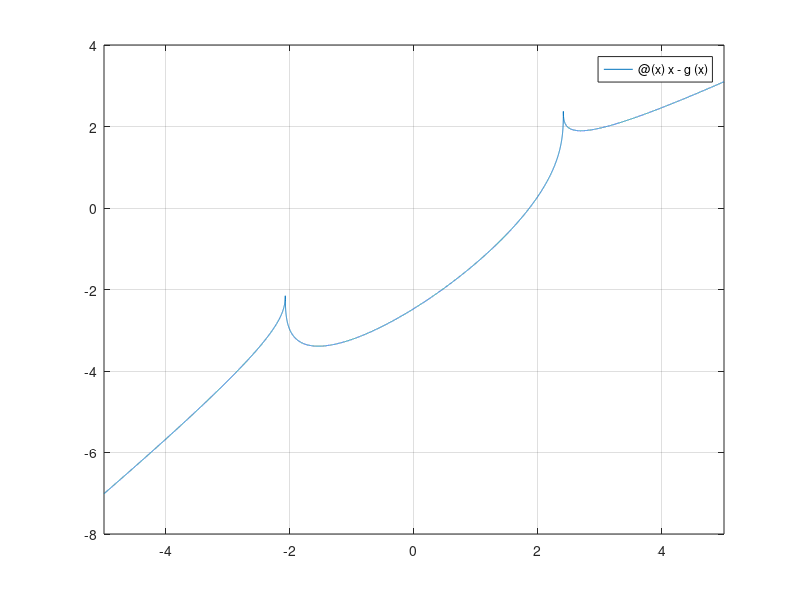

This figure's MATLAB source:
clear
g=@(x)(15+x-3*x^2)^(1/3);
fplot(@(x)x-g(x), [-5,5])
grid on
eta=1e-7;
x=0.4;
xvana=1; %fiktiivne väärtus
while abs(x-xvana)/abs(x)>=eta
    xvana=x;
    x=g(x);
end
x
